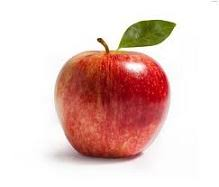
#> input picture opencv/apple.jpeg, 219 x 187 px
$ python cv_concat.py
#> lines starting #> are read from the running program, lines starting #| are printed output that depends on the picture
#!/usr/bin/python3

import cv2
import numpy as np

image = cv2.imread('apple.jpeg')
#> image is the input picture: shape (187, 219, 3); mean B, G, R 196.5, 201.7, 230.3
# I just resized the image to a quarter of its original size
image = cv2.resize(image, (0, 0), None, .5, .5)
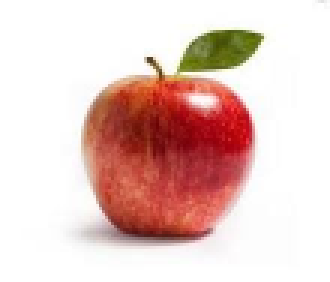
#> image: shape (94, 110, 3) (shown 3 times larger); mean B, G, R 197.1, 202.3, 230.6

grey = cv2.cvtColor(image, cv2.COLOR_RGB2GRAY)
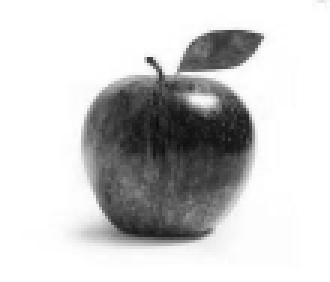
#> grey: shape (94, 110) (shown 3 times larger); min 14, max 255, mean 204
# Make the grey scale image have three channels
grey_3_channel = cv2.cvtColor(grey, cv2.COLOR_GRAY2BGR)

numpy_vertical = np.vstack((image, grey_3_channel))
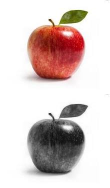
#> numpy_vertical: shape (188, 110, 3); mean B, G, R 200.5, 203.1, 217.3
numpy_horizontal = np.hstack((image, grey_3_channel))
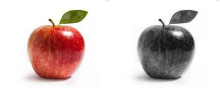
#> numpy_horizontal: shape (94, 220, 3); mean B, G, R 200.5, 203.1, 217.3

numpy_vertical_concat = np.concatenate((image, grey_3_channel), axis=0)
numpy_horizontal_concat = np.concatenate((image, grey_3_channel), axis=1)

cv2.imshow('Main', image)
#cv2.imshow('Numpy Vertical', numpy_vertical)
#cv2.imshow('Numpy Horizontal', numpy_horizontal)
cv2.imshow('Numpy Vertical Concat', numpy_vertical_concat)
cv2.imshow('Numpy Horizontal Concat', numpy_horizontal_concat)


cv2.waitKey(0)
#> (the run stopped early here; a loop or call above may not have finished)
